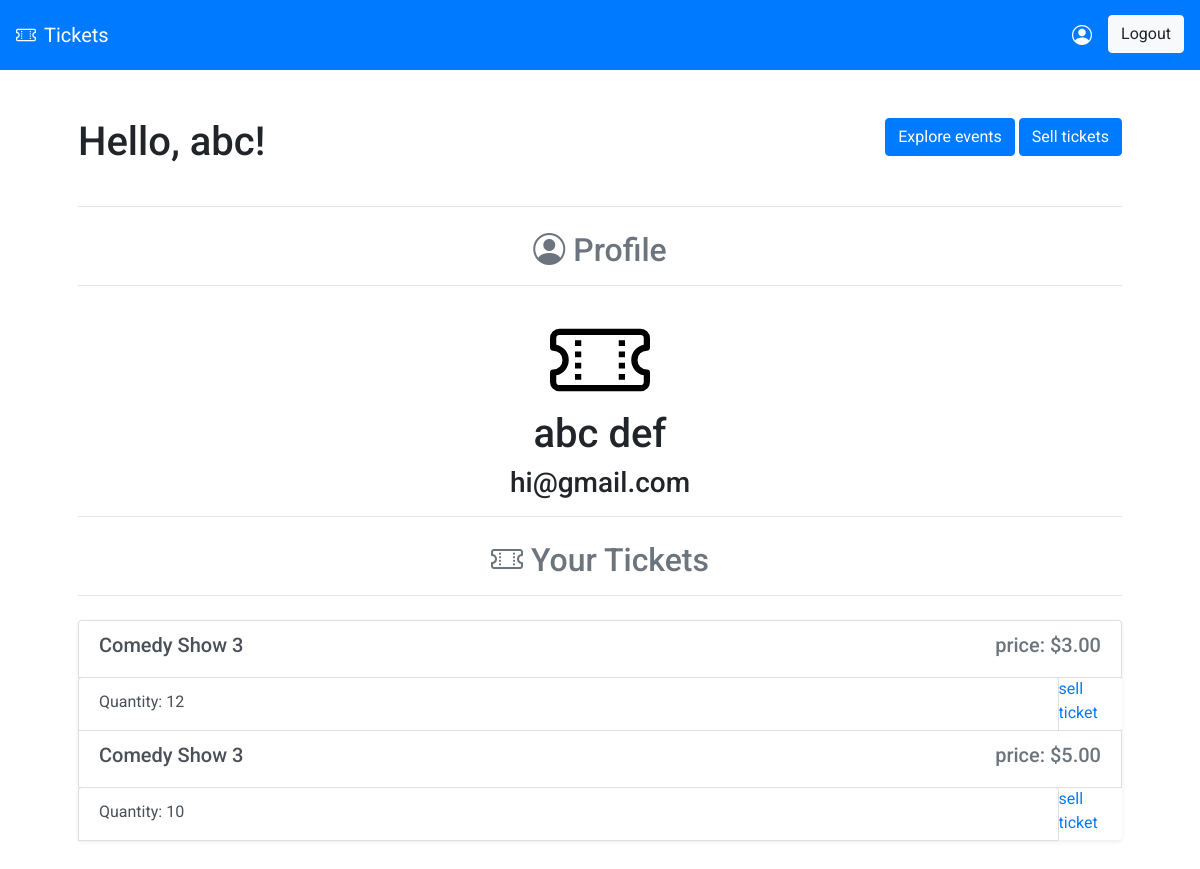
The page /profile/ (signed in) on the database as committed earlier.
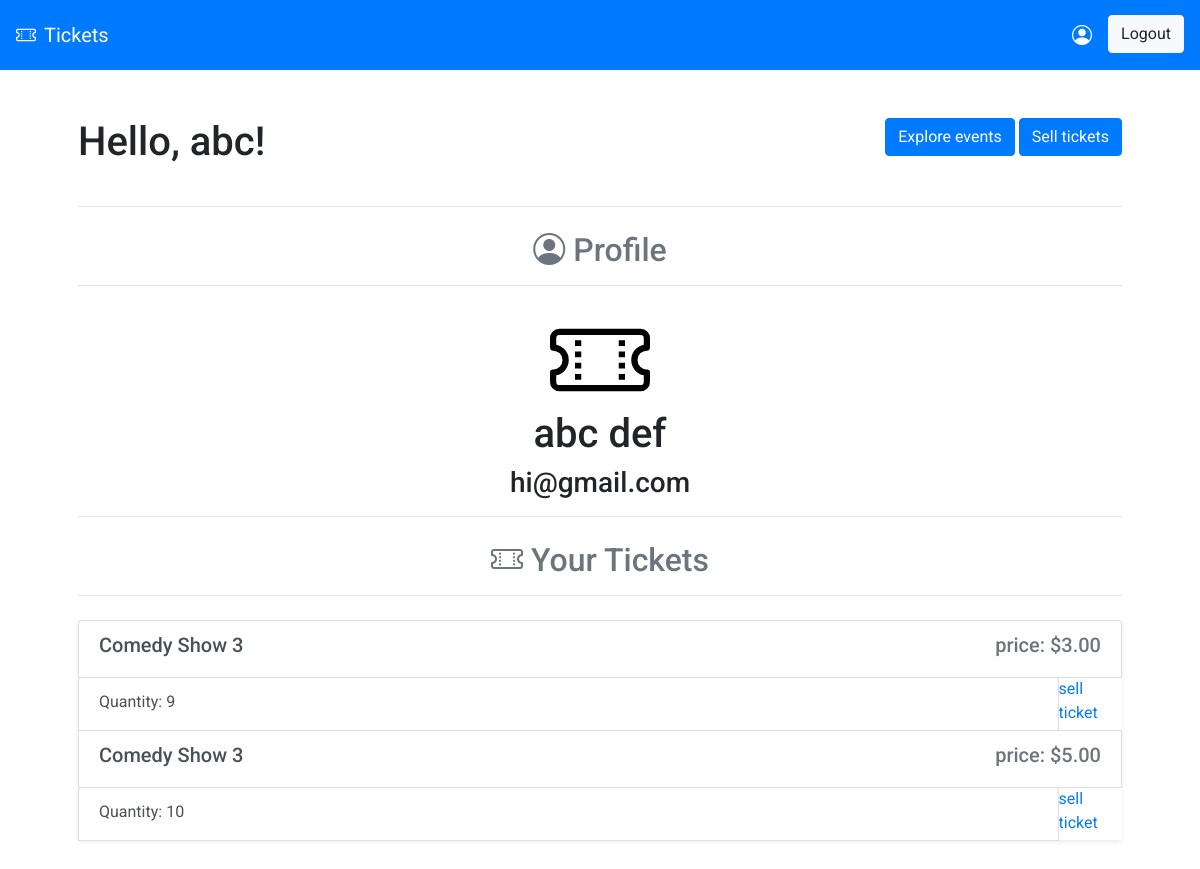
The same page on the database as committed later.
### main/models.py (models this page shows, shortened)
class Ticket(models.Model):
    event = models.ForeignKey(Event, on_delete=models.CASCADE)
    price = models.DecimalField(max_digits=6, decimal_places=2)
    quantity = models.IntegerField(default=1)
    sold = models.BooleanField(default=False)
    seller = models.ForeignKey(User, on_delete=models.CASCADE)

class Event(models.Model):
    name = models.CharField(max_length=100)
    description = models.TextField(max_length=300, blank=True)
    location = models.CharField(max_length=100, blank=True)
    date = models.DateTimeField()
    num_tickets = models.IntegerField(default=0)
    lowest_ticket_price = models.FloatField(default=-1)
    def __str__(self):
        return self.name

### main/views.py (the view)
def profile_view(request):
    if not request.user.is_authenticated:
        return render(request, "splash.html")
    user = request.user
    tickets = Ticket.objects.all().order_by("price").filter(seller=user)
    return render(request, "profile.html", {"user": user, "tickets": tickets})

### main/templates/profile.html (shortened to what this page needs)
{% extends 'base.html' %}
{% load static %}
{% block navbar %}
<ul class="nav navbar-nav ml-auto">
    <a class="navbar-brand" href="/profile">
        <i class="bi bi-person-circle"></i>
    </a>
    <a href="/logout"><button class="btn btn-light">Logout</button></a>
</ul>
{% endblock %}
{% block body %}
<div class="intro-container">
    <h1>Hello, {{ user.first_name }}!</h1>
    <div class="actions-container">
        <form action="/">
            <input type="submit" class="btn btn-primary" value="Explore events" />
        </form>
        <form action="/sell">
            <input type="submit" class="btn btn-primary" aria-current="page" value="Sell tickets" />
        </form>
    </div>
</div>
<div class="form">
    <hr class="mb-4">
    <h2 class="text-center text-muted"><i class="bi bi-person-circle"></i> Profile</h2>
    <hr class="mb-4">
    <img src="{% static 'css/ticket.svg' %}" width="100" height="100" class="mx-auto d-block" alt="">
    <h1 class="text-center"> {{ user.first_name }} {{ user.last_name }}</h1>
    <h3 class="text-center"> {{ user.email }}</h3>
    <hr class="mb-4">
    <h2 class="text-center text-muted"><i class ="bi bi-ticket-perforated"></i> Your Tickets</h2>
    <hr class="mb-4">
    <div class="shadow-sm bg-white rounded">
        {% for ticket in tickets %}
        <a href="#" class="list-group-item list-group-item-action">
          <div class="d-flex w-100 justify-content-between">
            <h5 class="mb-1">{{ ticket.event }}</h5>
            <h5 class="text-muted">price: ${{ticket.price}}</h5>
          </div>
          <div class="d-flex w-100 justify-content-between">
            <p class="mb-1">Quantity: {{ticket.quantity}}</p>
            <a href="sellticket?id={{ticket.id}}">sell ticket</a>
          </div>
        </a>
        {% endfor %}
    </div>
</div>
{% endblock %}

### main/templates/base.html (shortened to what this page needs)
{% load static %}
<!doctype html>
<html lang="en">
<head>
    <link rel="stylesheet" href="https://stackpath.bootstrapcdn.com/bootstrap/4.3.1/css/bootstrap.min.css"
>
    <link rel="stylesheet" href="{% static 'css/base.css' %}">
    <link rel="stylesheet" href="https://cdn.jsdelivr.net/npm/bootstrap-icons@1.7.2/font/bootstrap-icons.css">
</head>
<body>
    <nav class="navbar navbar-expand-lg navbar-dark bg-primary">
        <a class="navbar-brand" href="/">
            <i class="bi bi-ticket-perforated"></i>
            Tickets
        </a>
        {% block navbar %}{% endblock %}
    </nav>
    <div class="container">
        {% block body %}{% endblock %}
    </div>
</body>
</html>

### main/static/css/base.css (style rules this page uses)
* { font-family: "Avenir", "Roboto", sans-serif; }
.navbar { min-height: 70px; }
.navbar-brand { display: flex; column-gap: 0.5rem; }
.container { display: flex; flex-direction: column; padding: 3rem; row-gap: 1rem; }
.intro-container { display: flex; justify-content: space-between; }
.actions-container { display: flex; column-gap: 0.25rem; }

Rows that differ between the two databases and show on the page:
changed Ticket (number 1 of 2 on the later page): quantity "12" → "9"
